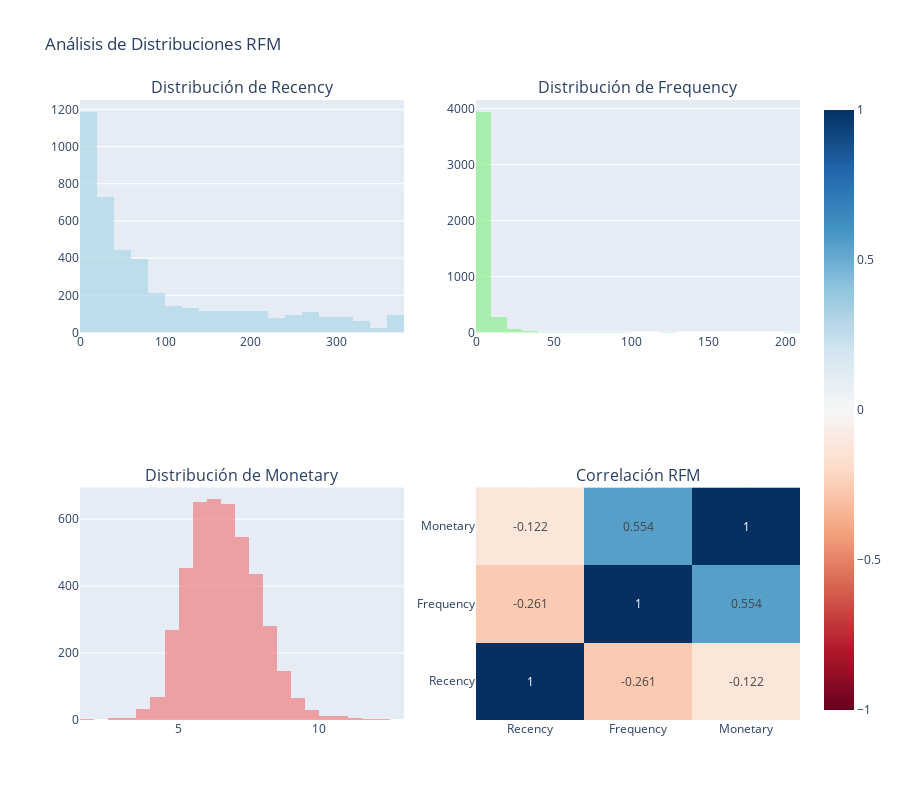

Notebook cell for this chart:
### Code cell
# Visualización de distribuciones RFM
fig = make_subplots(
    rows=2, cols=2,
    subplot_titles=('Distribución de Recency', 'Distribución de Frequency', 
                   'Distribución de Monetary', 'Correlación RFM'),
    specs=[[{"type": "histogram"}, {"type": "histogram"}],
           [{"type": "histogram"}, {"type": "heatmap"}]]
)

# Recency distribution
fig.add_trace(
    go.Histogram(x=rfm['Recency'], name='Recency', nbinsx=30, 
                marker_color='lightblue', opacity=0.7),
    row=1, col=1
)

# Frequency distribution
fig.add_trace(
    go.Histogram(x=rfm['Frequency'], name='Frequency', nbinsx=30,
                marker_color='lightgreen', opacity=0.7),
    row=1, col=2
)

# Monetary distribution (log scale for better visualization)
fig.add_trace(
    go.Histogram(x=np.log1p(rfm['Monetary']), name='Log(Monetary)', nbinsx=30,
                marker_color='lightcoral', opacity=0.7),
    row=2, col=1
)

# Correlation heatmap
correlation_matrix = rfm[['Recency', 'Frequency', 'Monetary']].corr()
fig.add_trace(
    go.Heatmap(z=correlation_matrix.values,
              x=correlation_matrix.columns,
              y=correlation_matrix.columns,
              colorscale='RdBu',
              zmid=0,
              text=correlation_matrix.round(3).values,
              texttemplate="%{text}",
              textfont={"size":12}),
    row=2, col=2
)

fig.update_layout(height=800, title_text="Análisis de Distribuciones RFM", showlegend=False)
fig.show()

# Análisis de correlaciones
print("\nAnálisis de correlaciones RFM:")
print(correlation_matrix.round(3))

### Figure 1 — Plotly figure (JSON) as saved in the notebook; plotly's stock layout.template omitted (floating-point values rounded to 4 significant figures; data arrays with more than 128 entries replaced by an {"elided": "..."} marker saying what was removed)
{"data": [{"marker": {"color": "lightblue"}, "name": "Recency", "nbinsx": 30, "opacity": 0.7, "type": "histogram", "x": {"elided": "4338 int values"}, "xaxis": "x", "yaxis": "y"}, {"marker": {"color": "lightgreen"}, "name": "Frequency", "nbinsx": 30, "opacity": 0.7, "type": "histogram", "x": {"elided": "4338 int values"}, "xaxis": "x2", "yaxis": "y2"}, {"marker": {"color": "lightcoral"}, "name": "Log(Monetary)", "nbinsx": 30, "opacity": 0.7, "type": "histogram", "x": {"elided": "4338 float values"}, "xaxis": "x3", "yaxis": "y3"}, {"colorscale": [[0, "rgb(103,0,31)"], [0.1, "rgb(178,24,43)"], [0.2, "rgb(214,96,77)"], [0.3, "rgb(244,165,130)"], [0.4, "rgb(253,219,199)"], [0.5, "rgb(247,247,247)"], [0.6, "rgb(209,229,240)"], [0.7, "rgb(146,197,222)"], [0.8, "rgb(67,147,195)"], [0.9, "rgb(33,102,172)"], [1, "rgb(5,48,97)"]], "text": [[1.0, -0.261, -0.122], [-0.261, 1.0, 0.554], [-0.122, 0.554, 1.0]], "textfont": {"size": 12}, "texttemplate": "%{text}", "type": "heatmap", "x": ["Recency", "Frequency", "Monetary"], "xaxis": "x4", "y": ["Recency", "Frequency", "Monetary"], "yaxis": "y4", "z": [[1.0, -0.2606, -0.1221], [-0.2606, 1.0, 0.5536], [-0.1221, 0.5536, 1.0]], "zmid": 0}], "layout": {"annotations": [{"font": {"size": 16}, "showarrow": false, "text": "Distribución de Recency", "x": 0.225, "xanchor": "center", "xref": "paper", "y": 1, "yanchor": "bottom", "yref": "paper"}, {"font": {"size": 16}, "showarrow": false, "text": "Distribución de Frequency", "x": 0.775, "xanchor": "center", "xref": "paper", "y": 1, "yanchor": "bottom", "yref": "paper"}, {"font": {"size": 16}, "showarrow": false, "text": "Distribución de Monetary", "x": 0.225, "xanchor": "center", "xref": "paper", "y": 0.375, "yanchor": "bottom", "yref": "paper"}, {"font": {"size": 16}, "showarrow": false, "text": "Correlación RFM", "x": 0.775, "xanchor": "center", "xref": "paper", "y": 0.375, "yanchor": "bottom", "yref": "paper"}], "height": 800, "showlegend": false, "title": {"text": "Análisis de Distribuciones RFM"}, "xaxis": {"anchor": "y", "domain": [0, 0.45]}, "xaxis2": {"anchor": "y2", "domain": [0.55, 1]}, "xaxis3": {"anchor": "y3", "domain": [0, 0.45]}, "xaxis4": {"anchor": "y4", "domain": [0.55, 1]}, "yaxis": {"anchor": "x", "domain": [0.625, 1]}, "yaxis2": {"anchor": "x2", "domain": [0.625, 1]}, "yaxis3": {"anchor": "x3", "domain": [0, 0.375]}, "yaxis4": {"anchor": "x4", "domain": [0, 0.375]}}}
